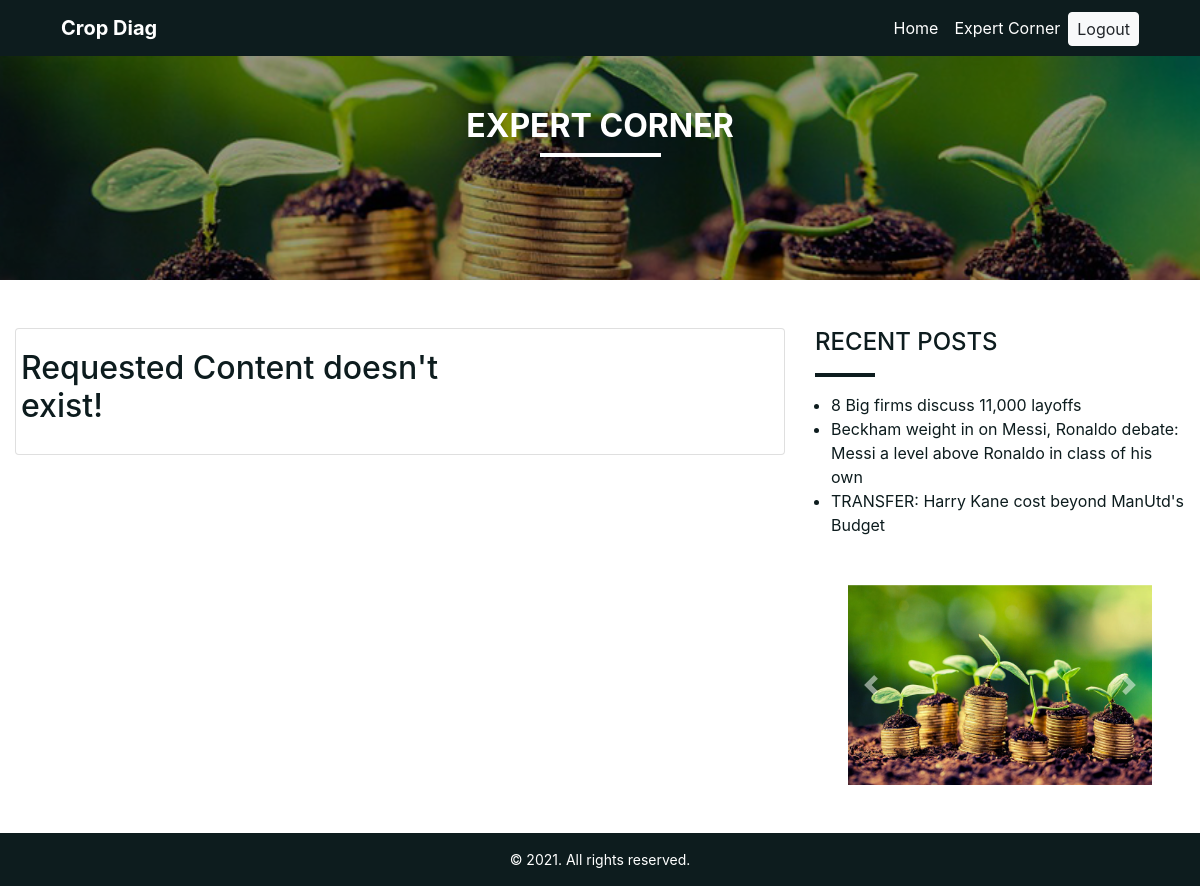
The page /view-blog.php (signed in) on the database as committed earlier.
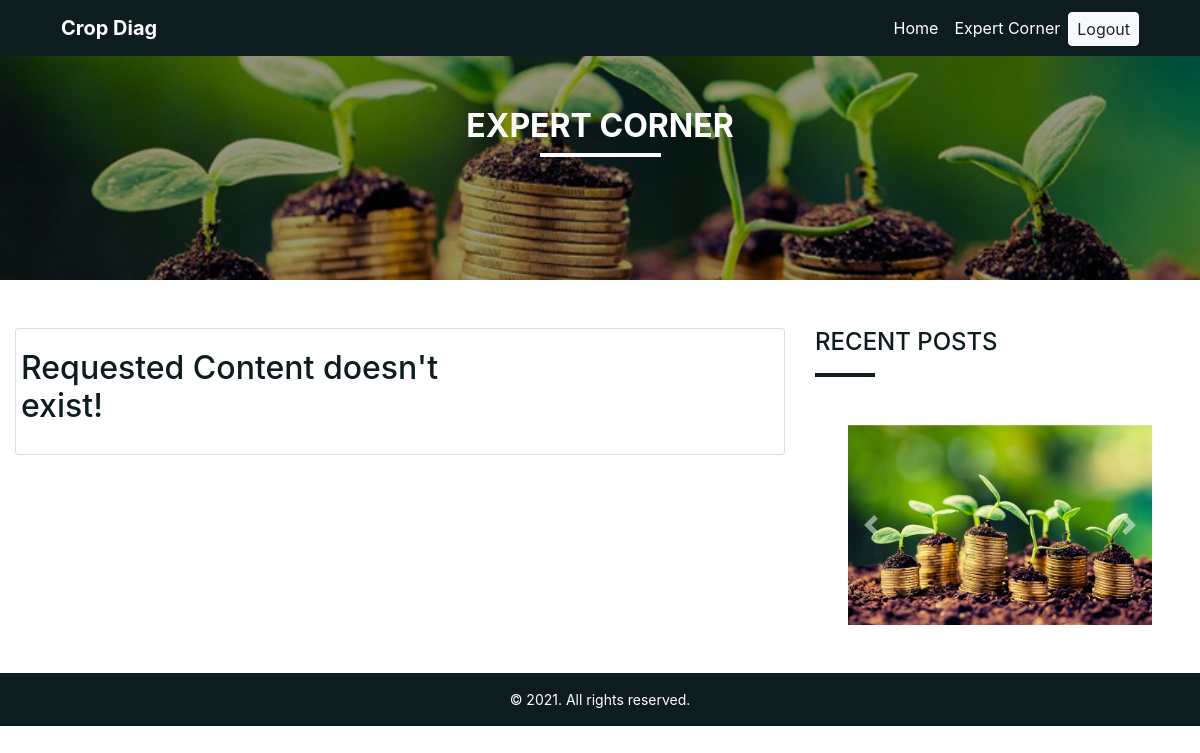
The same page on the database as committed later.
### tables this page shows
CREATE TABLE IF NOT EXISTS `content` (
  `content_id` int(11) NOT NULL AUTO_INCREMENT,
  `title` text NOT NULL,
  `content` longtext NOT NULL,
  `content_image` varchar(150) NOT NULL,
  `poster_id` int(11) NOT NULL,
  `date_created` date NOT NULL,
  PRIMARY KEY (`content_id`)
);

### classes/DB.class.php (called while the page is built, shortened)
<?php
class DB{
    private $db_config = ['host'=>'localhost',
                          'username'=>'root',
                          'password'=>'',
                          'database'=>'expert',
                          'charset'=>'utf8mb4'];
    public $pdo;
    public $query;
    public function __construct()
    {
        $dsn = "mysql:host=".$this->db_config['host'].";dbname=".$this->db_config['database'].";charset=".$this->db_config['charset'];
        $options = [
            PDO::ATTR_ERRMODE            => PDO::ERRMODE_EXCEPTION,
            PDO::ATTR_DEFAULT_FETCH_MODE => PDO::FETCH_ASSOC,
            PDO::ATTR_EMULATE_PREPARES   => false,
        ];
        try {
            $this->pdo = new PDO($dsn, $this->db_config['username'], $this->db_config['password'], $options);
        } catch (\PDOException $e) {
            throw new \PDOException($e->getMessage(), (int)$e->getCode());
        }
    }
    public function queryStatement($statement, $value = [])
    {
        $this->query = $this->pdo->prepare($statement);
        if($this->query){
            return $this->query->execute($value);
        }else{
            return false;
        }
    }
    public function fALL()
    {
        $fetch_all_data = $this->query->fetchAll(PDO::FETCH_OBJ);
        if($fetch_all_data)
        {
            return $fetch_all_data;
        }else{
            return false;
        }
    }
    public function f_one()
    {
        $fetch_all_data = $this->query->fetch(PDO::FETCH_OBJ);
        if($fetch_all_data)
        {
            return $fetch_all_data;
        }else{
            return false;
        }
    }
}

### classes/Content.class.php (called while the page is built, shortened)
<?php
class Content  extends DB
{
    public function get_contents_single ($id){
        $arr =  [$id];
        $query = PARENT::queryStatement("SELECT * FROM `content` LEFT JOIN administrator ON content.poster_id = administrator.admin_id WHERE content_id=?", $arr);
        return PARENT::f_one();
    }
    public function recent_content (){
        $arr =  [];
        $query = PARENT::queryStatement("SELECT * FROM `content` ORDER BY content_id DESC limit 5", $arr);
        return PARENT::fALL();
    }
}

### view-blog.php (the view, shortened to what this page needs)
<?php
include "includes/header.php";
$post = $content->get_contents_single($_GET['blog_id']);
?>
<div class="container-fluid mb-5">
	<div class="row banner">
		<div class="col-md-12 d-flex flex-column align-items-center justify-content-center">
			<h2 class="text-white text-uppercase font-weight-bold">expert corner</h2>
			<hr style="width: 10%; border: 2px solid white; margin-top: 0">
		</div>
	</div>
	<div class="row blog-block mt-5">
		<div class="col-md-8">
			<div class="row">
				<div class="col-md-12 blog-content">
					<div class="card">
						<div class="card-body">
							<div class="row">
							<?php
								if($post == NULL) {?>
									<div class="col-md-8 p-0">
									<h2>Requested Content doesn't exist!</h2>
									</div>
								<?php }?>
							</div>
						</div>
					</div>
				</div>
			</div>
		</div>
		<div class="col-md-4 blog-sidebar">
			<h4 class="text-uppercase">recent posts</h4>
			<hr style="width: 15%; border: 2px solid #0D1C1E">
			<ul class="ml-3">
			<?php
				$recent = $content->recent_content();
				if(is_array($recent)){
				foreach ($recent as $recent) {?>
					<li class=""><a href="view-blog.php?blog_id=<?= $recent->content_id?>"><?= $recent->title?></a></li>
			<?php }} ?>
			</ul>
			<div class="row mt-5">
				<div class="col-md-10 offset-md-1 sidebar-carousel">
					<div id="carouselExampleControls" class="carousel slide" data-ride="carousel">
						<div class="carousel-inner">
							<div class="carousel-item active">
								<img class="d-block w-100" src="images/background-1.png" alt="First slide">
							</div>
						</div>
						<a class="carousel-control-prev" href="#carouselExampleControls" role="button" data-slide="prev">
							<span class="carousel-control-prev-icon" aria-hidden="true"></span>
						</a>
						<a class="carousel-control-next" href="#carouselExampleControls" role="button" data-slide="next">
							<span class="carousel-control-next-icon" aria-hidden="true"></span>
						</a>
					</div>
				</div>
			</div>
		</div>
	</div>
</div>
<?php
Include "includes/footer.php";
?>

Rows that differ between the two databases and show on the page:
removed content: title "8 Big firms discuss 11,000 layoffs"
removed content: title "Beckham weight in on Messi, Ronaldo debate: Messi a level above Ronaldo in class of his own"
removed content: title "TRANSFER: Harry Kane cost beyond ManUtd's Budget"
